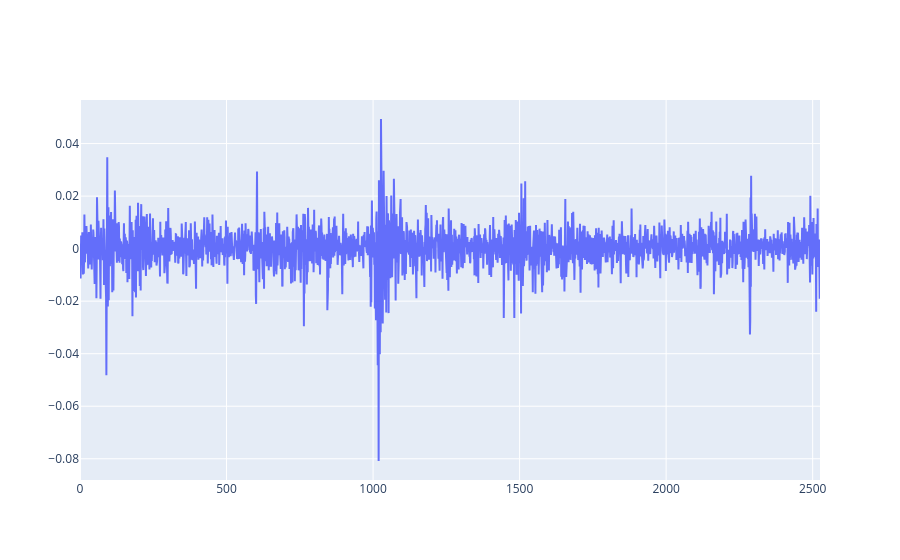

Notebook cell for this chart:
### Code cell
rebalance_period = 90 # about 3 months
returns = full_evaluation(returns_all, volumes_all, w, rebalance_period, lambda_, gamma, tau)

fig = go.Figure()
fig.add_trace(go.Scatter(x=list(range(len(returns))), y=returns))
fig.show()

### Figure 1 — Plotly figure (JSON) as saved in the notebook; plotly's stock layout.template omitted (floating-point values rounded to 4 significant figures; data arrays with more than 128 entries replaced by an {"elided": "..."} marker saying what was removed)
{"data": [{"type": "scatter", "x": {"elided": "2526 int values"}, "y": {"elided": "2526 float values"}}], "layout": {}}
